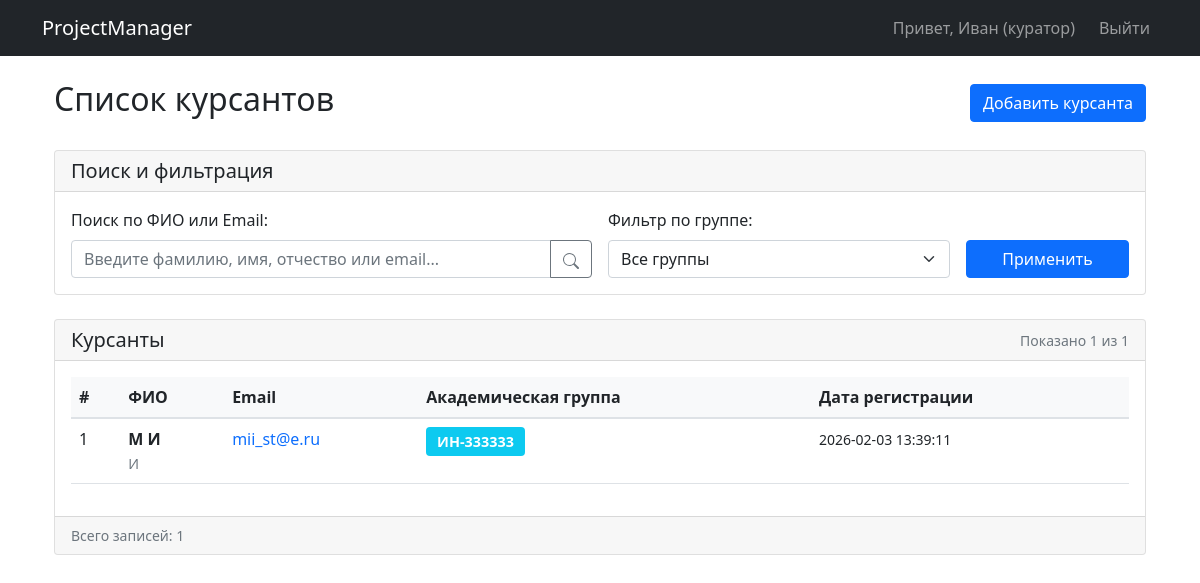
/cadets_list (signed in), run on the app's committed database.
### tables this page shows
CREATE TABLE users (
                        id INTEGER PRIMARY KEY AUTOINCREMENT,
                        username VARCHAR(50) NOT NULL,
                        surname VARCHAR(50) NOT NULL,
                        patronymic VARCHAR(50),
                        email VARCHAR(100) NOT NULL UNIQUE,
                        password_hash VARCHAR(255) NOT NULL,
                        role VARCHAR(10) CHECK(role IN ('куратор', 'курсант')) NOT NULL,
                        registration_date DATETIME DEFAULT CURRENT_TIMESTAMP,
                        academic_group VARCHAR(50)
                    );

### app.py (the view)
@app.route('/cadets_list', methods=['GET', 'POST'])
@login_required
@role_required('куратор')
def cadets_list():
    db = DatabaseManager()
    try:
        search_query = request.args.get('search', '').strip()
        group_filter = request.args.get('group', '')
        cadets = db.get_all_cadets(search_query, group_filter)
        all_cadets = db.get_all_cadets()  # все курсанты без фильтров
        unique_groups = set()
        for cadet in all_cadets:
            if cadet.get('academic_group'):
                unique_groups.add(cadet['academic_group'])
        total_cadets = len(all_cadets)
        filtered_cadets = len(cadets)
        groups = {}
        for cadet in all_cadets:
            group = cadet.get('academic_group', 'без группы')
            if group not in groups:
                groups[group] = 0
            groups[group] += 1
        return render_template('cadets_list.html',
                               cadets=cadets,
                               total_cadets=total_cadets,
                               filtered_cadets=filtered_cadets,
                               groups=groups,
                               unique_groups=sorted(unique_groups),
                               search_query=search_query,
                               group_filter=group_filter)
    except Exception as e:
        flash(f'Ошибка при загрузке списка курсантов: {str(e)}', 'error')
        return redirect(url_for('curator_dashboard'))

### app.py (called while the page is built)
def login_required(f):
    @wraps(f)
    def decorated_function(*args, **kwargs):
        if 'user_id' not in session:
            flash('Для доступа к этой странице необходимо войти в систему', 'error')
            return redirect(url_for('login'))
        return f(*args, **kwargs)
    return decorated_function

def role_required(required_role):
    def decorator(f):
        @wraps(f)
        def decorated_function(*args, **kwargs):
            if 'role' not in session:
                flash('Ошибка доступа', 'error')
                return redirect(url_for('login'))
            if session['role'] != required_role:
                flash(f'Доступ запрещен. Требуется роль: {required_role}', 'error')
                return redirect(url_for('curator_dashboard' if session['role'] == 'куратор' else 'cadet_dashboard'))
            return f(*args, **kwargs)
        return decorated_function
    return decorator

### sql_active.py (called while the page is built, shortened)
    def create_connection(self):
        return sqlite3.connect(self.db_path)

    def get_all_cadets(self, search_query=None, group_filter=None):
        with self.create_connection() as conn:
            conn.row_factory = sqlite3.Row
            cursor = conn.cursor()
            query = '''
                SELECT id, username, surname, patronymic, email,
                       registration_date, academic_group
                FROM users
                WHERE role = 'курсант'
            '''
            params = []
            if group_filter:
                if group_filter == 'без группы':
                    query += ' AND (academic_group IS NULL OR academic_group = "")'
                else:
                    query += ' AND academic_group = ?'
                    params.append(group_filter)
            query += ' ORDER BY surname, username'
            cursor.execute(query, params)
            return [dict(row) for row in cursor.fetchall()]

### templates/cadets_list.html (shortened to what this page needs)
{% extends "base.html" %}
{% block content %}
<div class="container-fluid">
    <div class="row mb-4">
        <div class="col-12">
            <div class="d-flex justify-content-between align-items-center">
                <h2>Список курсантов</h2>
                <a href="{{ url_for('register_cadet') }}" class="btn btn-primary">
                    Добавить курсанта
                </a>
            </div>
        </div>
    </div>
    <div class="row mb-4">
        <div class="col-12">
            <div class="card">
                <div class="card-header">
                    <h5 class="mb-0">Поиск и фильтрация</h5>
                </div>
                <div class="card-body">
                    <form method="GET" action="{{ url_for('cadets_list') }}" class="row g-3">
                        <div class="col-md-6">
                            <label for="search" class="form-label">Поиск по ФИО или Email:</label>
                            <div class="input-group">
                                <input type="text" class="form-control" id="search" name="search"
                                       placeholder="Введите фамилию, имя, отчество или email..."
                                       value="{{ search_query }}">
                                <button class="btn btn-outline-secondary" type="submit">
                                </button>
                            </div>
                        </div>
                        <div class="col-md-4">
                            <label for="group" class="form-label">Фильтр по группе:</label>
                            <select class="form-select" id="group" name="group">
                                <option value="">Все группы</option>
                            </select>
                        </div>
                        <div class="col-md-2 d-flex align-items-end">
                            <div class="d-grid w-100">
                                <button type="submit" class="btn btn-primary">Применить</button>
                            </div>
                        </div>
                    </form>
                </div>
            </div>
        </div>
    </div>
    <div class="row">
        <div class="col-12">
            <div class="card">
                <div class="card-header d-flex justify-content-between align-items-center">
                    <h5 class="mb-0">Курсанты</h5>
                    {% if cadets %}
                    <small class="text-muted">
                        Показано {{ filtered_cadets }} из {{ total_cadets }}
                    </small>
                    {% endif %}
                </div>
                <div class="card-body">
                    {% if cadets %}
                    <div class="table-responsive">
                        <table class="table table-hover" id="cadetsTable">
                            <thead>
                                <tr>
                                    <th>#</th>
                                    <th>ФИО</th>
                                    <th>Email</th>
                                    <th>Академическая группа</th>
                                    <th>Дата регистрации</th>
                                </tr>
                            </thead>
                            <tbody>
                                {% for cadet in cadets %}
                                <tr>
                                    <td>{{ loop.index }}</td>
                                    <td>
                                        <strong>{{ cadet.surname }} {{ cadet.username }}</strong>
                                        {% if cadet.patronymic %}
                                        <br>
                                        <small class="text-muted">{{ cadet.patronymic }}</small>
                                        {% endif %}
                                    </td>
                                    <td>
                                        <a href="mailto:{{ cadet.email }}" class="text-decoration-none">
                                            {{ cadet.email }}
                                        </a>
                                    </td>
                                    <td>
                                        {% if cadet.academic_group %}
                                        <a href="{{ url_for('cadets_list', group=cadet.academic_group) }}"
                                           class="badge bg-info text-decoration-none">
                                            {{ cadet.academic_group }}
                                        </a>
                                        {% else %}
                                        <span class="badge bg-secondary">Без группы</span>
                                        {% endif %}
                                    </td>
                                    <td>
                                        <small>{{ cadet.registration_date }}</small>
                                    </td>
                                </tr>
                                {% endfor %}
                            </tbody>
                        </table>
                    </div>
                    {% endif %}
                </div>
                {% if cadets %}
                <div class="card-footer">
                    <div class="d-flex justify-content-between align-items-center">
                        <small class="text-muted">
                            Всего записей: {{ filtered_cadets }}
                        </small>
                    </div>
                </div>
                {% endif %}
            </div>
        </div>
    </div>
</div>
{% endblock %}

### templates/cadets_list.html (style rules this page uses)
.table th { background-color: #f8f9fa; border-bottom: 2px solid #dee2e6; }
.badge { font-size: 0.9em; padding: 0.5em 0.75em; transition: all 0.2s; }

### data on the page
users: surname "М", username "И", patronymic "И", email "mii_st@e.ru", academic_group "ИН-333333", registration_date "2026-02-03 13:39:11"

### other printed values
{{ session.username }} "Иван"
{{ session.role }} "куратор"
{{ filtered_cadets }} "1"
{{ total_cadets }} "1"
